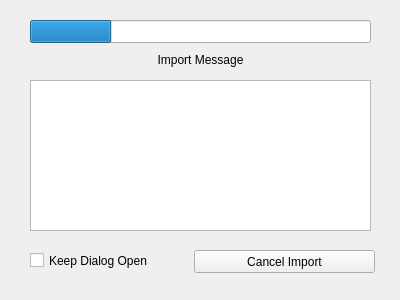
<?xml version="1.0" encoding="UTF-8"?>
<ui version="4.0">
 <class>ExchangeImportDialog</class>
 <widget class="QDialog" name="ExchangeImportDialog">
  <property name="geometry">
   <rect>
    <x>0</x>
    <y>0</y>
    <width>400</width>
    <height>300</height>
   </rect>
  </property>
  <property name="windowTitle">
   <string>Importing File</string>
  </property>
  <property name="sizeGripEnabled">
   <bool>false</bool>
  </property>
  <property name="modal">
   <bool>true</bool>
  </property>
  <widget class="QProgressBar" name="progressBar">
   <property name="geometry">
    <rect>
     <x>30</x>
     <y>20</y>
     <width>341</width>
     <height>23</height>
    </rect>
   </property>
   <property name="value">
    <number>24</number>
   </property>
   <property name="textVisible">
    <bool>false</bool>
   </property>
   <property name="invertedAppearance">
    <bool>false</bool>
   </property>
  </widget>
  <widget class="QLabel" name="importMessage">
   <property name="geometry">
    <rect>
     <x>30</x>
     <y>50</y>
     <width>341</width>
     <height>20</height>
    </rect>
   </property>
   <property name="text">
    <string>Import Message</string>
   </property>
   <property name="alignment">
    <set>Qt::AlignCenter</set>
   </property>
  </widget>
  <widget class="QTextBrowser" name="importLog">
   <property name="geometry">
    <rect>
     <x>30</x>
     <y>80</y>
     <width>341</width>
     <height>151</height>
    </rect>
   </property>
  </widget>
  <widget class="QCheckBox" name="keepOpenCheckbox">
   <property name="geometry">
    <rect>
     <x>30</x>
     <y>250</y>
     <width>151</width>
     <height>21</height>
    </rect>
   </property>
   <property name="text">
    <string>Keep Dialog Open</string>
   </property>
  </widget>
  <widget class="QPushButton" name="cancelButton">
   <property name="geometry">
    <rect>
     <x>194</x>
     <y>250</y>
     <width>181</width>
     <height>23</height>
    </rect>
   </property>
   <property name="text">
    <string>Cancel Import</string>
   </property>
   <property name="autoDefault">
    <bool>false</bool>
   </property>
  </widget>
 </widget>
 <resources/>
 <connections/>
</ui>
